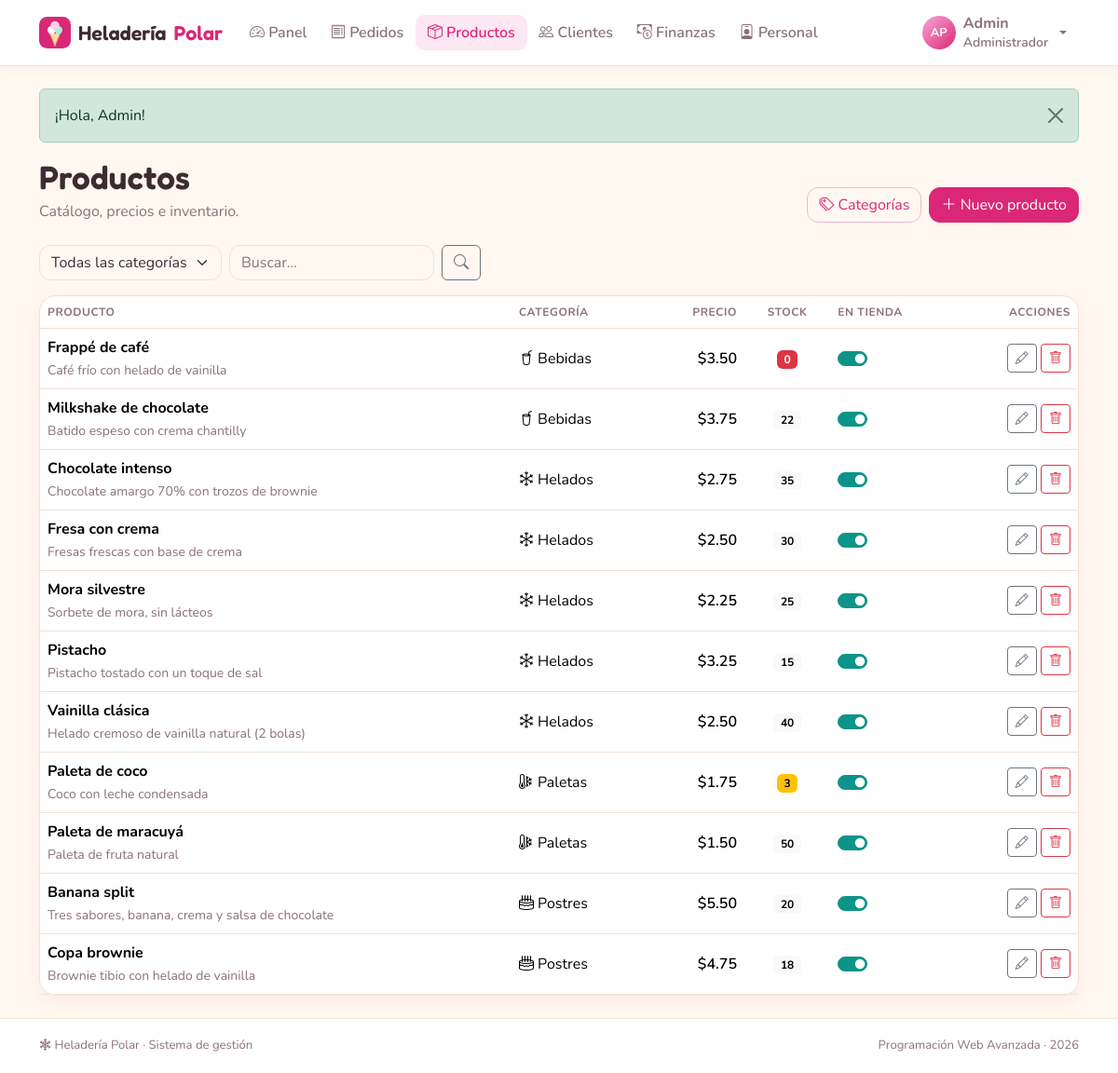
Page /index.php?r=productos/index (signed in) on the committed database.
### tables this page shows
CREATE TABLE productos (
  id           INT AUTO_INCREMENT PRIMARY KEY,
  id_categoria INT           NOT NULL,
  nombre       VARCHAR(60)   NOT NULL,
  descripcion  VARCHAR(255)  NOT NULL DEFAULT '',
  precio       DECIMAL(8,2)  NOT NULL,
  stock        INT           NOT NULL DEFAULT 0,
  activo       TINYINT(1)    NOT NULL DEFAULT 1,
  CONSTRAINT fk_productos_categoria FOREIGN KEY (id_categoria) REFERENCES categorias(id)
);

CREATE TABLE categorias (
  id     INT AUTO_INCREMENT PRIMARY KEY,
  nombre VARCHAR(40) NOT NULL UNIQUE,
  icono  VARCHAR(30) NOT NULL DEFAULT 'snow'
);

### controllers/ProductosController.php (called while the page is built, shortened)
<?php
class ProductosController extends Controller
{
    public function index(): void
    {
        $categoria = (int) ($_GET['categoria'] ?? 0);
        $buscar = trim((string) ($_GET['q'] ?? ''));
        $this->view('productos/index', [
            'titulo'     => 'Productos',
            'productos'  => Producto::listar(false, $categoria, $buscar),
            'categorias' => Categoria::conConteo(),
            'categoria'  => $categoria,
            'buscar'     => $buscar,
        ]);
    }
}

### core/Router.php (called while the page is built, shortened)
<?php
class Router
{
    public static function dispatch(string $ruta): void
    {
        if (!preg_match('#^([a-z]+)/([a-z]+)$#', $ruta, $m)) {
            self::noEncontrado();
        }
        [, $nombre, $accion] = $m;
        (new $clase())->$accion();
    }
}

### index.php (called while the page is built, shortened)
<?php
require __DIR__ . '/core/helpers.php';
require __DIR__ . '/core/Database.php';
require __DIR__ . '/core/Auth.php';
require __DIR__ . '/core/Model.php';
require __DIR__ . '/core/Controller.php';
require __DIR__ . '/core/Router.php';
Router::dispatch(is_string($_GET['r'] ?? null) ? $_GET['r'] : '');

### core/helpers.php (called while the page is built, shortened)
<?php
function e($valor): string
{
    return htmlspecialchars((string) ($valor ?? ''), ENT_QUOTES, 'UTF-8');
}
function url(string $ruta = 'inicio/index', array $params = []): string
{
    $params = array_merge(['r' => $ruta], $params);
    return 'index.php?' . http_build_query($params);
}
function asset(string $ruta): string
{
    $archivo = __DIR__ . '/../assets/' . $ruta;
    $version = is_file($archivo) ? filemtime($archivo) : 1;
    return 'assets/' . $ruta . '?v=' . $version;
}
function flash(?string $tipo = null, ?string $mensaje = null): array
{
    $mensajes = $_SESSION['flash'] ?? [];
    return $mensajes;
}
function dinero($valor): string
{
    return '$' . number_format((float) $valor, 2);
}
function iniciales(string $nombre, string $apellido = ''): string
{
    return mb_strtoupper(mb_substr($nombre, 0, 1) . mb_substr($apellido, 0, 1));
}

### core/Auth.php (called while the page is built, shortened)
<?php
class Auth
{
    public static function user(): ?array
    {
        return $_SESSION['usuario'] ?? null;
    }
}

### core/Database.php (called while the page is built, shortened)
<?php
class Database
{
    private static ?PDO $pdo = null;
    public static function get(): PDO
    {
        if (self::$pdo === null) {
            $dsn = 'mysql:host=' . DB_HOST . ';port=' . DB_PORT
                 . ';dbname=' . DB_NAME . ';charset=utf8mb4';
            try {
                self::$pdo = new PDO($dsn, DB_USER, DB_PASS, [
                    PDO::ATTR_ERRMODE            => PDO::ERRMODE_EXCEPTION,
                    PDO::ATTR_DEFAULT_FETCH_MODE => PDO::FETCH_ASSOC,
                    PDO::ATTR_EMULATE_PREPARES   => false,
                ]);
                self::$pdo->exec("SET time_zone = '" . date('P') . "'");
            } catch (PDOException $e) {
                http_response_code(500);
                $detalle = DEBUG ? '<br><small>' . htmlspecialchars($e->getMessage()) . '</small>' : '';
                exit('<h3 style="font-family:sans-serif">No se pudo conectar a la base de datos.'
                    . ' Revise config/config.php e importe heladeria.sql.' . $detalle . '</h3>');
            }
        }
        return self::$pdo;
    }
}

### core/Model.php (called while the page is built, shortened)
<?php
abstract class Model
{
    protected static function db(): PDO
    {
        return Database::get();
    }
    protected static function query(string $sql, array $params = []): PDOStatement
    {
        $st = self::db()->prepare($sql);
        $st->execute($params);
        return $st;
    }
}

### models/Producto.php (called while the page is built, shortened)
<?php
class Producto extends Model
{
    public static function listar(bool $soloActivos = false, int $categoria = 0, string $buscar = ''): array
    {
        $sql = 'SELECT p.*, c.nombre AS categoria, c.icono
                  FROM productos p JOIN categorias c ON c.id = p.id_categoria WHERE 1=1';
        $params = [];
        return self::query($sql . ' ORDER BY c.nombre, p.nombre', $params)->fetchAll();
    }
}

### views/productos/index.php (the view, shortened to what this page needs)
<div class="hp-encabezado">
  <div>
    <h1 class="hp-titulo">Productos</h1>
    <p class="text-body-secondary mb-0">Catálogo, precios e inventario.</p>
  </div>
  <div class="d-flex gap-2">
    <button class="btn btn-outline-primary" data-bs-toggle="modal" data-bs-target="#modalCategorias"><i class="bi bi-tags"></i> Categorías</button>
    <button class="btn btn-primary" data-bs-toggle="modal" data-bs-target="#modalProducto"><i class="bi bi-plus-lg"></i> Nuevo producto</button>
  </div>
</div>
<form class="d-flex flex-wrap gap-2 mb-3" method="get">
  <select name="categoria" class="form-select w-auto" aria-label="Categoría" onchange="this.form.submit()">
    <option value="0">Todas las categorías</option>
  </select>
  <input type="search" name="q" class="form-control w-auto" value="<?= e($buscar) ?>" placeholder="Buscar…" aria-label="Buscar">
  <button class="btn btn-outline-secondary"><i class="bi bi-search"></i></button>
</form>
<div class="card hp-card">
  <div class="table-responsive">
    <table class="table table-hover align-middle mb-0">
      <thead><tr><th>Producto</th><th class="d-none d-md-table-cell">Categoría</th><th class="text-end">Precio</th><th class="text-center">Stock</th><th>En tienda</th><th class="text-end">Acciones</th></tr></thead>
      <tbody>
      <?php foreach ($productos as $p):
          $json = json_encode(array_intersect_key($p, array_flip(['id', 'id_categoria', 'nombre', 'descripcion', 'precio', 'stock'])));
      ?>
        <tr class="<?= $p['activo'] ? '' : 'opacity-50' ?>">
          <td><span class="fw-bold"><?= e($p['nombre']) ?></span><br><small class="text-body-secondary"><?= e($p['descripcion']) ?></small></td>
          <td class="d-none d-md-table-cell"><i class="bi bi-<?= e($p['icono']) ?>"></i> <?= e($p['categoria']) ?></td>
          <td class="text-end fw-semibold"><?= dinero($p['precio']) ?></td>
          <td class="text-center">
            <span class="badge <?= (int) $p['stock'] === 0 ? 'text-bg-danger' : ($p['stock'] <= Producto::STOCK_BAJO ? 'text-bg-warning' : 'text-bg-light') ?>"><?= (int) $p['stock'] ?></span>
          </td>
          <td>
            <div class="form-check form-switch m-0">
              <input class="form-check-input" type="checkbox" role="switch" aria-label="Mostrar en la tienda" data-interruptor="<?= e(url('productos/activo')) ?>" data-id="<?= (int) $p['id'] ?>" <?= $p['activo'] ? 'checked' : '' ?>>
            </div>
          </td>
          <td class="text-end text-nowrap">
            <button class="btn btn-sm btn-outline-secondary" data-bs-toggle="modal" data-bs-target="#modalProducto" data-editar='<?= e($json) ?>' aria-label="Editar"><i class="bi bi-pencil"></i></button>
            <form method="post" action="<?= url('productos/eliminar') ?>" class="d-inline" data-confirmar="¿Eliminar «<?= e($p['nombre']) ?>»?">
              <button class="btn btn-sm btn-outline-danger" aria-label="Eliminar"><i class="bi bi-trash"></i></button>
            </form>
          </td>
        </tr>
      <?php endforeach; ?>
      </tbody>
    </table>
  </div>
</div>

### core/Controller.php (shortened to what this page needs)
<?php
abstract class Controller
{
    protected function view(string $vista, array $datos = [], bool $layout = true): void
    {
        extract($datos);
        if ($layout) require __DIR__ . '/../views/layout/header.php';
        require __DIR__ . '/../views/' . $vista . '.php';
        if ($layout) require __DIR__ . '/../views/layout/footer.php';
    }
}

### views/layout/header.php (shortened to what this page needs)
<?php
$rutaActual = is_string($_GET['r'] ?? null) ? $_GET['r'] : '';
$usuario = Auth::user();
$activo = fn(string $modulo) => str_starts_with($rutaActual, $modulo . '/') ? 'active' : '';
$menu = [];
if (Auth::es(Auth::ADMIN)) {
    $menu = [
        ['inicio', 'inicio/index', 'speedometer2', 'Panel'],
        ['pedidos', 'pedidos/index', 'receipt', 'Pedidos'],
        ['productos', 'productos/index', 'box-seam', 'Productos'],
        ['clientes', 'clientes/index', 'people', 'Clientes'],
        ['finanzas', 'finanzas/index', 'cash-coin', 'Finanzas'],
        ['personal', 'personal/index', 'person-badge', 'Personal'],
    ];
} elseif (Auth::es(Auth::EMPLEADO)) {
    $menu = [
        ['inicio', 'inicio/index', 'speedometer2', 'Panel'],
        ['pedidos', 'pedidos/index', 'receipt', 'Pedidos'],
        ['clientes', 'clientes/index', 'people', 'Clientes'],
    ];
} elseif (Auth::es(Auth::CLIENTE)) {
    $menu = [
        ['tienda', 'tienda/index', 'shop', 'Tienda'],
        ['pedidos', 'pedidos/index', 'receipt', 'Mis pedidos'],
    ];
}
?>
<!doctype html>
<html lang="es">
<head>
  <link rel="stylesheet" href="https://cdn.jsdelivr.net/npm/bootstrap@5.3.3/dist/css/bootstrap.min.css">
  <link rel="stylesheet" href="https://cdn.jsdelivr.net/npm/bootstrap-icons@1.11.3/font/bootstrap-icons.min.css">
  <link rel="stylesheet" href="<?= asset('css/styles.css') ?>">
</head>
<body>
<?php if ($usuario): ?>
<nav class="navbar navbar-expand-lg hp-navbar sticky-top">
  <div class="container">
    <a class="navbar-brand hp-marca" href="<?= url('inicio/index') ?>">
      <img src="<?= asset('img/logo.svg') ?>" alt="" width="34" height="34"> Heladería <span>Polar</span>
    </a>
    <div class="collapse navbar-collapse" id="menuPrincipal">
      <ul class="navbar-nav me-auto mb-2 mb-lg-0">
        <?php foreach ($menu as [$mod, $ruta, $icono, $texto]): ?>
          <li class="nav-item">
            <a class="nav-link <?= $activo($mod) ?>" href="<?= url($ruta) ?>"><i class="bi bi-<?= $icono ?>"></i> <?= $texto ?></a>
          </li>
        <?php endforeach; ?>
      </ul>
      <div class="dropdown">
        <button class="btn btn-link nav-link dropdown-toggle d-flex align-items-center gap-2" data-bs-toggle="dropdown" aria-expanded="false">
          <span class="hp-avatar"><?= e(iniciales($usuario['nombre'], $usuario['apellido'])) ?></span>
          <span class="text-start lh-sm">
            <span class="d-block fw-bold"><?= e($usuario['nombre']) ?></span>
            <small class="text-body-secondary"><?= e($usuario['rol']) ?></small>
          </span>
        </button>
      </div>
    </div>
  </div>
</nav>
<?php endif; ?>
<main class="container py-4 hp-main">
  <?php foreach (flash() as $f): ?>
    <div class="alert alert-<?= e($f['tipo']) ?> alert-dismissible fade show hp-flash" role="alert">
      <?= e($f['mensaje']) ?>
      <button type="button" class="btn-close" data-bs-dismiss="alert" aria-label="Cerrar"></button>
    </div>
  <?php endforeach; ?>

### views/layout/footer.php (shortened to what this page needs)
</main>
<footer class="hp-footer">
  <div class="container d-flex flex-wrap justify-content-between gap-2">
    <span><i class="bi bi-snow2"></i> Heladería Polar · Sistema de gestión</span>
    <span>Programación Web Avanzada · <?= date('Y') ?></span>
  </div>
</footer>
<div class="toast-container position-fixed bottom-0 end-0 p-3" id="toasts"></div>
</body>
</html>

### assets/css/styles.css (style rules this page uses)
:root { --hp-crema: #fff8f1; --hp-blanco: #ffffff; --hp-rosa: #db2777; --hp-rosa-h: #be185d; --hp-rosa-s: #fce7f3; --hp-menta: #0d9488; --hp-menta-s: #ccfbf1; --hp-texto: #3f2a32; --hp-suave: #8a7179; --hp-borde: #f1e1d6; --hp-radio: 18px; --hp-sombra: 0 6px 20px rgba(219, 39, 119, .07); }
body { --bs-body-bg: var(--hp-crema); --bs-body-color: var(--hp-texto); --bs-body-font-family: 'Nunito', system-ui, sans-serif; --bs-secondary-color: var(--hp-suave); --bs-border-color: var(--hp-borde); --bs-primary: var(--hp-rosa); --bs-primary-rgb: 219, 39, 119; --bs-link-color-rgb: 190, 24, 93; --bs-link-hover-color-rgb: 157, 23, 77; }
.btn-primary { --bs-btn-bg: var(--hp-rosa); --bs-btn-border-color: var(--hp-rosa); --bs-btn-hover-bg: var(--hp-rosa-h); --bs-btn-hover-border-color: var(--hp-rosa-h); --bs-btn-active-bg: #9d174d; --bs-btn-disabled-bg: #f0a3c6; --bs-btn-disabled-border-color: #f0a3c6; border-radius: 12px; }
.btn-outline-primary { --bs-btn-color: var(--hp-rosa); --bs-btn-border-color: #f5b5d2; --bs-btn-hover-bg: var(--hp-rosa); --bs-btn-hover-border-color: var(--hp-rosa); --bs-btn-active-bg: var(--hp-rosa); --bs-btn-active-border-color: var(--hp-rosa); border-radius: 12px; }
.form-control, .form-select { border-radius: 12px; border-color: var(--hp-borde); }
.form-check-input:checked { background-color: var(--hp-menta); border-color: var(--hp-menta); }
.table { --bs-table-bg: transparent; --bs-table-hover-bg: #fff3f8; }
.table > thead th { font-size: .75rem; text-transform: uppercase; letter-spacing: .05em; color: var(--hp-suave); font-weight: 700; }
body { min-height: 100vh; display: flex; flex-direction: column; }
.hp-main { flex: 1; }
.hp-titulo, .hp-marca, .hp-stat-valor, .hp-precio { font-family: 'Fredoka', 'Nunito', sans-serif; font-weight: 600; }
.hp-titulo { font-size: clamp(1.7rem, 3.5vw, 2.2rem); margin-bottom: .2rem; color: var(--hp-texto); }
.hp-titulo span, .hp-marca span { color: var(--hp-rosa); }
.hp-encabezado { display: flex; flex-wrap: wrap; justify-content: space-between; align-items: flex-end; gap: 1rem; margin-bottom: 1.5rem; }
.hp-navbar { background: var(--hp-blanco); border-bottom: 1px solid var(--hp-borde); box-shadow: 0 2px 12px rgba(63, 42, 50, .04); }
.hp-marca { display: flex; align-items: center; gap: .5rem; font-size: 1.35rem; color: var(--hp-texto); }
.hp-navbar .nav-link { color: var(--hp-suave); font-weight: 600; border-radius: 10px; padding: .45rem .8rem !important; }
.hp-navbar .nav-link.active { color: var(--hp-rosa); background: var(--hp-rosa-s); }
.hp-avatar { width: 36px; height: 36px; border-radius: 50%; background: linear-gradient(135deg, #f9a8d4, var(--hp-rosa)); color: #fff; font-weight: 700; font-size: .8rem; display: inline-flex; align-items: center; justify-content: center; flex-shrink: 0; }
.hp-card { background: var(--hp-blanco); border: 1px solid var(--hp-borde); border-radius: var(--hp-radio); box-shadow: var(--hp-sombra); }
.hp-footer { padding: 1.2rem 0; font-size: .82rem; color: var(--hp-suave); border-top: 1px solid var(--hp-borde); background: var(--hp-blanco); }
.hp-main > * { animation: aparecer .3s ease both; }

### rows in the picture
productos: nombre "Frappé de café", descripcion "Café frío con helado de vainilla", id_categoria.nombre "Bebidas", precio "$3.50", stock "0", activo "☑"
productos: nombre "Milkshake de chocolate", descripcion "Batido espeso con crema chantilly", id_categoria.nombre "Bebidas", precio "$3.75", stock "22", activo "☑"
productos: nombre "Chocolate intenso", descripcion "Chocolate amargo 70% con trozos de brownie", id_categoria.nombre "Helados", precio "$2.75", stock "35", activo "☑"
productos: nombre "Fresa con crema", descripcion "Fresas frescas con base de crema", id_categoria.nombre "Helados", precio "$2.50", stock "30", activo "☑"
productos: nombre "Mora silvestre", descripcion "Sorbete de mora, sin lácteos", id_categoria.nombre "Helados", precio "$2.25", stock "25", activo "☑"
productos: nombre "Pistacho", descripcion "Pistacho tostado con un toque de sal", id_categoria.nombre "Helados", precio "$3.25", stock "15", activo "☑"
productos: nombre "Vainilla clásica", descripcion "Helado cremoso de vainilla natural (2 bolas)", id_categoria.nombre "Helados", precio "$2.50", stock "40", activo "☑"
productos: nombre "Paleta de coco", descripcion "Coco con leche condensada", id_categoria.nombre "Paletas", precio "$1.75", stock "3", activo "☑"
productos: nombre "Paleta de maracuyá", descripcion "Paleta de fruta natural", id_categoria.nombre "Paletas", precio "$1.50", stock "50", activo "☑"
productos: nombre "Banana split", descripcion "Tres sabores, banana, crema y salsa de chocolate", id_categoria.nombre "Postres", precio "$5.50", stock "20", activo "☑"
productos: nombre "Copa brownie", descripcion "Brownie tibio con helado de vainilla", id_categoria.nombre "Postres", precio "$4.75", stock "18", activo "☑"

### other values in the picture
$texto "Panel"
$texto "Pedidos"
$texto "Productos"
$texto "Clientes"
$texto "Finanzas"
$texto "Personal"
iniciales($usuario['nombre'], $usuario['apellido']) "AP"
$usuario['nombre'] "Admin"
$usuario['rol'] "Administrador"
$f['mensaje'] "¡Hola, Admin!"
